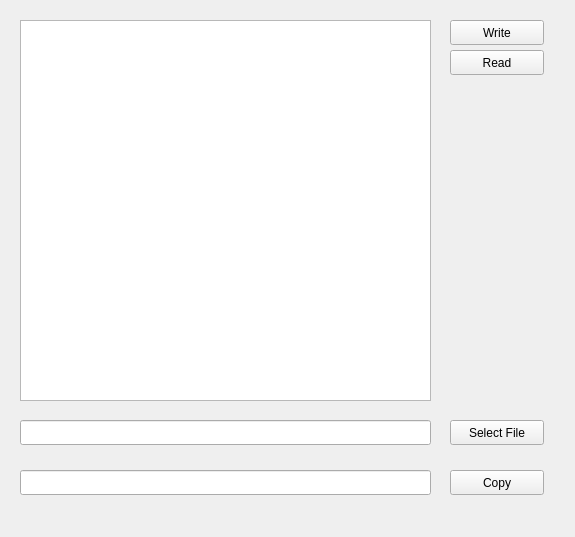
<?xml version="1.0" encoding="UTF-8"?>
<ui version="4.0">
 <class>Form</class>
 <widget class="QWidget" name="Form">
  <property name="geometry">
   <rect>
    <x>0</x>
    <y>0</y>
    <width>575</width>
    <height>537</height>
   </rect>
  </property>
  <property name="windowTitle">
   <string>Form</string>
  </property>
  <widget class="QPushButton" name="btn_write">
   <property name="geometry">
    <rect>
     <x>450</x>
     <y>20</y>
     <width>94</width>
     <height>25</height>
    </rect>
   </property>
   <property name="text">
    <string>Write</string>
   </property>
  </widget>
  <widget class="QPushButton" name="btn_read">
   <property name="geometry">
    <rect>
     <x>450</x>
     <y>50</y>
     <width>94</width>
     <height>25</height>
    </rect>
   </property>
   <property name="text">
    <string>Read</string>
   </property>
  </widget>
  <widget class="QTextEdit" name="txt_edit">
   <property name="geometry">
    <rect>
     <x>20</x>
     <y>20</y>
     <width>411</width>
     <height>381</height>
    </rect>
   </property>
  </widget>
  <widget class="QPushButton" name="btn_select">
   <property name="geometry">
    <rect>
     <x>450</x>
     <y>420</y>
     <width>94</width>
     <height>25</height>
    </rect>
   </property>
   <property name="text">
    <string>Select File</string>
   </property>
  </widget>
  <widget class="QPushButton" name="btn_copy">
   <property name="geometry">
    <rect>
     <x>450</x>
     <y>470</y>
     <width>94</width>
     <height>25</height>
    </rect>
   </property>
   <property name="text">
    <string>Copy</string>
   </property>
  </widget>
  <widget class="QLineEdit" name="txt_select">
   <property name="geometry">
    <rect>
     <x>20</x>
     <y>420</y>
     <width>411</width>
     <height>25</height>
    </rect>
   </property>
  </widget>
  <widget class="QLineEdit" name="txt_copy">
   <property name="geometry">
    <rect>
     <x>20</x>
     <y>470</y>
     <width>411</width>
     <height>25</height>
    </rect>
   </property>
  </widget>
 </widget>
 <resources/>
 <connections/>
</ui>
